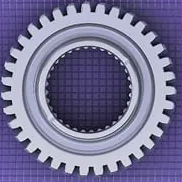
#> input picture Contornos/gear1.PNG, 182 x 182 px, found by its file name
$ python contornosEngranajes.py
#> lines starting #> are read from the running program, lines starting #| are printed output that depends on the picture; after the words box and inside, x2 and y2 are one past the last pixel; in counts of white or black regions, pixels touching at a corner belong together
"""
Created on Mon July 07
@autor: Alejandra De la cruz De la cruz
"""
import cv2
import numpy as np

img = cv2.imread("C:\\Users\\User\\Desktop\\PDI\\Contornos\\gear1.PNG")
#> img is the input picture: shape (182, 182, 3); mean B, G, R 148.8, 114.8, 117.2
img2 = cv2.imread("C:\\Users\\User\\Desktop\\PDI\\Contornos\\gear2.PNG")
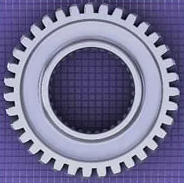
#> input picture Contornos/gear2.PNG, 184 x 183 px, found by its file name
#> img2 is the input picture: shape (183, 184, 3); mean B, G, R 151.5, 116.5, 119.1
gray = cv2.cvtColor(img, cv2.COLOR_BGR2GRAY)
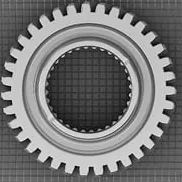
#> gray: shape (182, 182); min 1, max 240, mean 119.4
gray2 = cv2.cvtColor(img2, cv2.COLOR_BGR2GRAY)
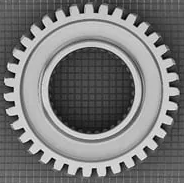
#> gray2: shape (183, 184); min 1, max 249, mean 121.2

_, th = cv2.threshold(gray, 150, 255,
                      cv2.THRESH_BINARY+cv2.THRESH_OTSU)
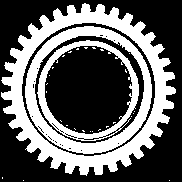
#> th: shape (182, 182); 39.4% white; 30 white regions (27 under 20 px), largest, box (x1, y1, x2, y2) and area: (1, 3, 176, 176) 7578, (25, 26, 152, 154) 3536, (37, 40, 139, 141) 1865
_, th2= cv2.threshold(gray2, 150, 255,
                      cv2.THRESH_BINARY+cv2.THRESH_OTSU)
#> th2: shape (183, 184); 41.1% white; 8 white regions (7 under 20 px), largest, box (x1, y1, x2, y2) and area: (4, 4, 180, 177) 13824

kernel = np.ones((5,5), np.uint8)
closingImg = cv2.morphologyEx(th, cv2.MORPH_CLOSE, kernel)
#> closingImg: shape (182, 182); 47.4% white; 4 white regions (3 under 20 px), largest, box (x1, y1, x2, y2) and area: (0, 3, 176, 176) 15690
closingImg2 = cv2.morphologyEx(th2, cv2.MORPH_CLOSE, kernel)
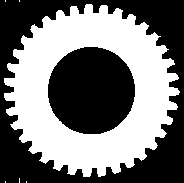
#> closingImg2: shape (183, 184); 47.1% white; 6 white regions (5 under 20 px)

contornos, _ = cv2.findContours(closingImg, cv2.RETR_TREE,
                                cv2.CHAIN_APPROX_SIMPLE)
#> contornos = 8 contours, 3 with area under 20; largest, box (x1, y1, x2, y2) and area: (0, 3, 176, 176) 21248, (44, 46, 131, 135) 5833, (127, 54, 145, 93) 279, (77, 35, 87, 42) 52, (89, 35, 97, 42) 40
contornos2, _ = cv2.findContours(closingImg2, cv2.RETR_TREE,
                                cv2.CHAIN_APPROX_SIMPLE)
#> contornos2 = 7 contours, 5 with area under 20; largest, box (x1, y1, x2, y2) and area: (4, 4, 180, 177) 21396, (47, 46, 136, 135) 6122

contornosLista = []
for index in range(len(contornos)):
    area = cv2.contourArea(contornos[index])
    if area > 500:
        cnt = contornos[index]
        contornosLista.append(cnt)
#> this loop made 8 passes
#> area on passes 4 to 8: 21247.5, 279, 5833, 40, 52
#> after the loop, contornosLista = 2 contours; box (x1, y1, x2, y2) and area: (0, 3, 176, 176) 21248, (44, 46, 131, 135) 5833

contornosLista2 = []
for index in range(len(contornos2)):
    area = cv2.contourArea(contornos2[index])
    if area > 500:
        cnt = contornos2[index]
        contornosLista2.append(cnt)
#> this loop made 7 passes
#> area on passes 4 to 5: 21396, 6122
#> after the loop, contornosLista2 = 2 contours; box (x1, y1, x2, y2) and area: (4, 4, 180, 177) 21396, (47, 46, 136, 135) 6122


suma = 0.0
for index in range(len(contornosLista)):
    ret = cv2.matchShapes(contornosLista[index],
                          contornosLista2[index], 1,0.0)
    suma += ret
#> this loop made 2 passes
#> (ret, suma) on passes 1 to 2: (0.000188, 0.000188), (0.0013, 0.00149)
#> after the loop, suma = 0.00149

if suma > 0.0009:
    img2 = cv2.putText(img2, "No son iguales", (10,30),
                       cv2.FONT_HERSHEY_SIMPLEX, 0.5, (0,0,255), 1,
                       cv2.LINE_AA)
#> img2: shape (183, 184, 3); 2.25% of pixels changed, all inside (x1, y1, x2, y2) = (11, 19, 129, 36)
    cv2.drawContours(img, contornosLista, -1, (0,255,0), 1)
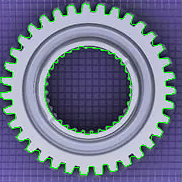
#> img: shape (182, 182, 3); 3.52% of pixels changed, all inside (x1, y1, x2, y2) = (0, 3, 176, 176)
    cv2.drawContours(img2, contornosLista2, -1, (0,0,255), 1)
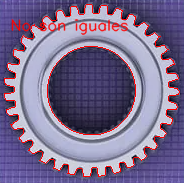
#> img2: shape (183, 184, 3); mean B, G, R 143.7, 109.8, 123.3

else:
    img2 = cv2.putText(img2, "Son iguales", (10,30),
                       cv2.FONT_HERSHEY_SIMPLEX, 0.5, (0,255,0), 1,
                       cv2.LINE_AA)
    cv2.drawContours(img, contornosLista, -1, (0,255,0), 1)
    cv2.drawContours(img2, contornosLista2, -1, (0,255,0), 1)

cv2.namedWindow("imagen1", cv2.WINDOW_NORMAL)
cv2.namedWindow("imagen2", cv2.WINDOW_NORMAL)
cv2.imshow("imagen1", img)
cv2.imshow("imagen2", img2)
cv2.waitKey(0)
cv2.destroyAllWindows()
